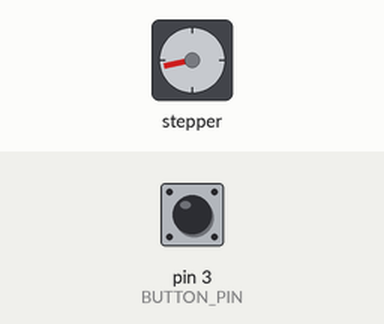
The sketch below on a simulated Arduino Uno, built with avr-gcc and run on an emulated ATmega328P. Shown: stepper motor. Wiring (inferred from the names in the program): stepper motor (2048 steps per turn assumed): coils pin 5, pin 6, pin 9, pin 10. Inputs (shaded band) come from the test bench; at power-on: pin 3 (BUTTON_PIN) LOW.

Above: at 1.24 s.
1.3 s: pin 3 (BUTTON_PIN) pulled HIGH for 0.15 s
At 1.78 s:
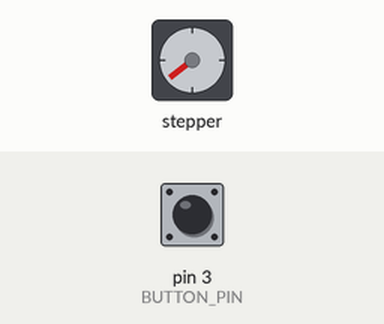
4.3 s: pin 3 (BUTTON_PIN) pulled HIGH for 1 s
At 4.3 s:
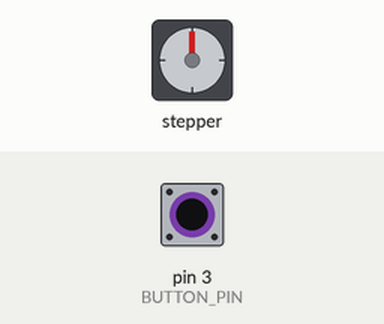
Timing chart, 0 to 20.3 s (numbered marks = the images above; inputs shaded):
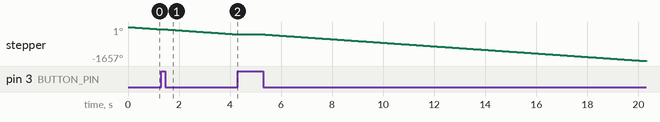

The sketch:

ButtonMotorULN2003_ZstageControl.ino
```cpp
//Written By Nikodem Bartnik - nikodembartnik.pl
#define STEPPER_PIN_1 5
#define STEPPER_PIN_2 6
#define STEPPER_PIN_3 9
#define STEPPER_PIN_4 10
#define BUTTON_PIN    3


int step_number = 0;
int buttonState = 0;
bool bool_dir = false;

void setup() {
pinMode(STEPPER_PIN_1, OUTPUT);
pinMode(STEPPER_PIN_2, OUTPUT);
pinMode(STEPPER_PIN_3, OUTPUT);
pinMode(STEPPER_PIN_4, OUTPUT);
pinMode(BUTTON_PIN, INPUT);
}

void loop() {
  buttonState = digitalRead(BUTTON_PIN);
  if (buttonState == HIGH) {
  bool_dir=not(bool_dir);
  }

  OneStep(bool_dir);
  delay(2);


}


void OneStep(bool dir){
    if(dir){
switch(step_number){
  case 0:
  digitalWrite(STEPPER_PIN_1, HIGH);
  digitalWrite(STEPPER_PIN_2, LOW);
  digitalWrite(STEPPER_PIN_3, LOW);
  digitalWrite(STEPPER_PIN_4, LOW);
  break;
  case 1:
  digitalWrite(STEPPER_PIN_1, LOW);
  digitalWrite(STEPPER_PIN_2, HIGH);
  digitalWrite(STEPPER_PIN_3, LOW);
  digitalWrite(STEPPER_PIN_4, LOW);
  break;
  case 2:
  digitalWrite(STEPPER_PIN_1, LOW);
  digitalWrite(STEPPER_PIN_2, LOW);
  digitalWrite(STEPPER_PIN_3, HIGH);
  digitalWrite(STEPPER_PIN_4, LOW);
  break;
  case 3:
  digitalWrite(STEPPER_PIN_1, LOW);
  digitalWrite(STEPPER_PIN_2, LOW);
  digitalWrite(STEPPER_PIN_3, LOW);
  digitalWrite(STEPPER_PIN_4, HIGH);
  break;
}
  }else{
    switch(step_number){
  case 0:
  digitalWrite(STEPPER_PIN_1, LOW);
  digitalWrite(STEPPER_PIN_2, LOW);
  digitalWrite(STEPPER_PIN_3, LOW);
  digitalWrite(STEPPER_PIN_4, HIGH);
  break;
  case 1:
  digitalWrite(STEPPER_PIN_1, LOW);
  digitalWrite(STEPPER_PIN_2, LOW);
  digitalWrite(STEPPER_PIN_3, HIGH);
  digitalWrite(STEPPER_PIN_4, LOW);
  break;
  case 2:
  digitalWrite(STEPPER_PIN_1, LOW);
  digitalWrite(STEPPER_PIN_2, HIGH);
  digitalWrite(STEPPER_PIN_3, LOW);
  digitalWrite(STEPPER_PIN_4, LOW);
  break;
  case 3:
  digitalWrite(STEPPER_PIN_1, HIGH);
  digitalWrite(STEPPER_PIN_2, LOW);
  digitalWrite(STEPPER_PIN_3, LOW);
  digitalWrite(STEPPER_PIN_4, LOW);


}
  }
step_number++;
  if(step_number > 3){
    step_number = 0;
  }
}
```
